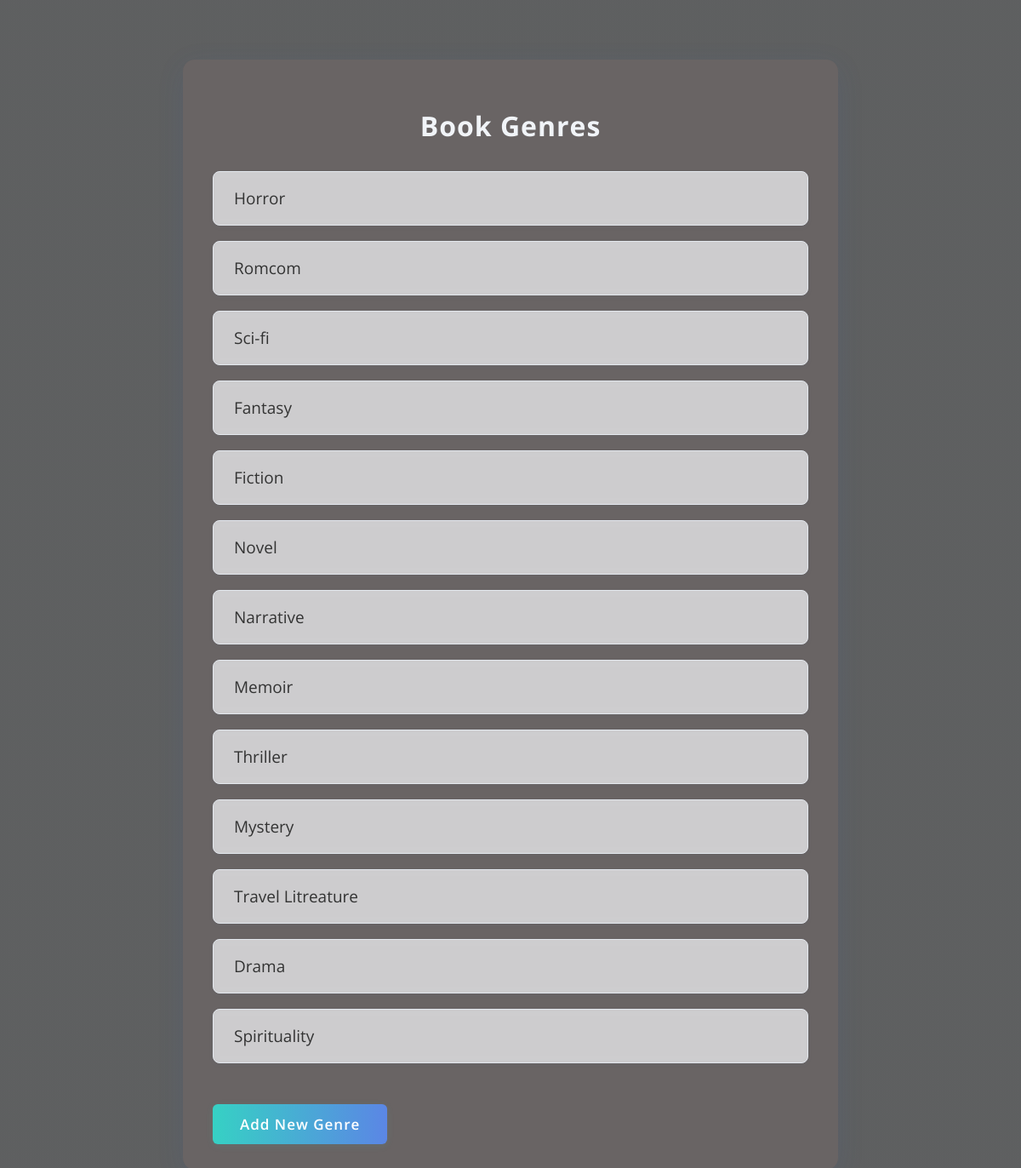
Page /genre/ on the committed database.
### library/models.py (models this page shows, shortened)
class Genre(models.Model):
    name = models.CharField(max_length=100)

### library/views.py (the view)
# urls.py: path('genre/',views.genre,name='genre'),
def genre(request):
    genre = Genre.objects.all()
    return render (request,"library/genre.html",{"genre":genre})

### library/templates/library/genre.html (shortened to what this page needs)
<!DOCTYPE html>
<html lang="en">
<head>
</head>
<body>
    <div class="container">
        <h1>Book Genres</h1>
        <ul class="genre-list">
            {% if genre %}
                {% for g in genre %}
                    <li>
                        <span>{{ g.name }}</span>
                    </li>
                {% endfor %}
            {% else %}
                <li>No genres available at the moment.</li>
            {% endif %}
        </ul>
        <a href="{% url 'addgenre' %}" class="add-link">Add New Genre</a>
    </div>
</body>
</html>

### library/templates/library/genre.html (style rules this page uses)
body { font-family: 'Open Sans', sans-serif; background: linear-gradient(rgba(26, 28, 29, 0.7), rgba(26, 28, 29, 0.7)), url('https://images.unsplash.com/photo-1507842217343-583bb7270b66?ixlib=rb-1.2.1&auto=format&fit=crop&w=1350&q=80') center/cover fixed; margin: 0; padding: 30px; color: #333; min-height: 100vh; }
.container { max-width: 700px; margin: 40px auto; background: rgba(107, 102, 102, 0.85); padding: 35px 35px 30px 35px; border-radius: 14px; box-shadow: 0 8px 32px rgba(60, 100, 180, 0.12); backdrop-filter: blur(5px); }
h1 { text-align: center; color:rgb(241, 244, 248); margin-bottom: 32px; letter-spacing: 1px; }
ul.genre-list { list-style: none; padding: 0; margin: 0; }
ul.genre-list li { display: flex; align-items: center; justify-content: space-between; background: rgba(248, 250, 253, 0.7); margin-bottom: 18px; padding: 18px 24px; border-radius: 8px; font-size: 19px; color: #333; border: 1px solid #e3e8ee; box-shadow: 0 2px 6px rgba(60, 100, 180, 0.04); transition: box-shadow 0.2s, background 0.2s; backdrop-filter: blur(3px); }
.add-link { display: inline-block; margin: 30px auto 0 auto; padding: 12px 32px; background: linear-gradient(90deg, #36d1c4 0%, #5b86e5 100%); color: #fff; border-radius: 6px; font-size: 17px; font-weight: 600; text-align: center; text-decoration: none; letter-spacing: 1px; box-shadow: 0 2px 8px rgba(54, 209, 196, 0.10); transition: background 0.2s, box-shadow 0.2s; }

### rows in the picture
Genre: name "Horror"
Genre: name "Romcom"
Genre: name "Sci-fi"
Genre: name "Fantasy"
Genre: name "Fiction"
Genre: name "Novel"
Genre: name "Narrative"
Genre: name "Memoir"
Genre: name "Thriller"
Genre: name "Mystery"
Genre: name "Travel Litreature"
Genre: name "Drama"
Genre: name "Spirituality"
